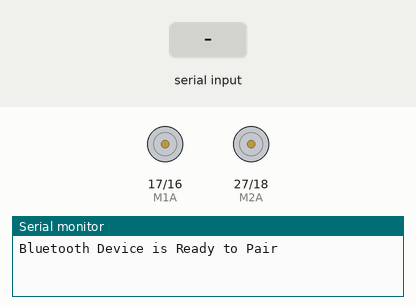
This sketch was run on a simulated ESP32. Shown: motor-driver pin pairs drawn as motors (green arrow = first pin HIGH = forward, orange = second pin HIGH = backward, longer = more drive), the last lines printed to the serial monitor. The test bench sets the inputs (shaded band). Nothing arrives over Bluetooth unless stated.

Above: at 1.2 s.
1.3 s: "F" received over the second serial link
At 1.9 s:
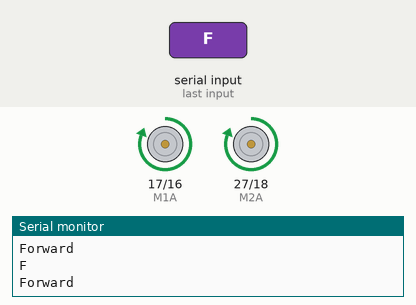
2.8 s: "B" received over the second serial link
At 4.0 s:
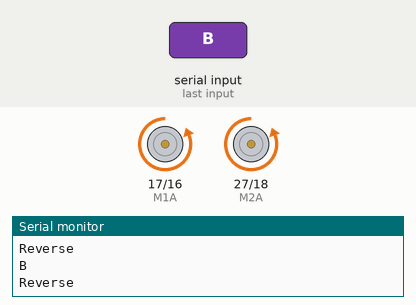
4.3 s: "R" received over the second serial link
At 4.6 s:
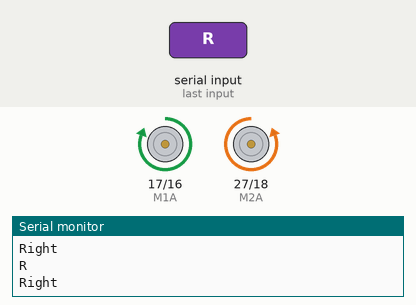
5.8 s: "L" received over the second serial link
At 6.7 s:
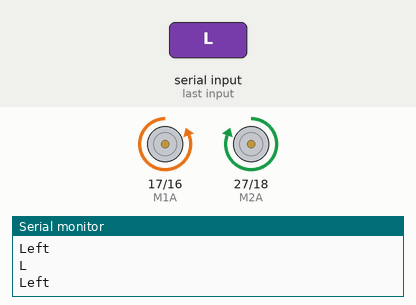
Timing chart, 0 to 8.3 s (numbered marks = the images above; inputs shaded):
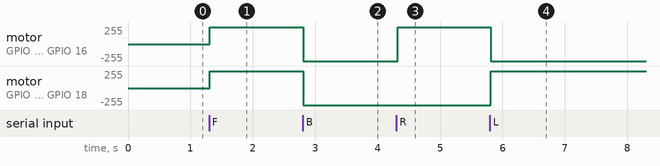

The sketch:

1.ino
```cpp
#include "BluetoothSerial.h" //Header File for Serial Bluetooth
BluetoothSerial ESP_BT; //Object for Bluetooth
#include <Wire.h>
//#include <Adafruit_GFX.h>
//#include <Adafruit_SSD1306.h>
#define OLED_RESET 4

//Adafruit_SSD1306 display(128, 64);
String incoming;// varible store received data
int M1A = 17; // motor pins
int M1B = 16;
int M2A = 27;
int M2B = 18;
//int Light = ;


void setup() {
  Serial.begin(9600);

//  display.begin(SSD1306_SWITCHCAPVCC, 0x3C);
//  display.display();
//  delay(1000);
//  display.clearDisplay();

  Serial.begin(9600); //Start Serial monitor in 9600
  ESP_BT.begin("ESP32_dush"); //Name of your Bluetooth Signal
  Serial.println("Bluetooth Device is Ready to Pair");
  pinMode(M1A, OUTPUT); // configure outputs
  pinMode(M1B, OUTPUT);
  pinMode(M2A, OUTPUT);
  pinMode(M2B, OUTPUT);

}

void loop() {

  if (ESP_BT.available()) //Check if we receive anything from Bluetooth
  {
    incoming = char(ESP_BT.read()); //Read what we received
  }
  Serial.println(incoming);
  if (incoming == "F") { // forward
    Serial.println("Forward");
//    Display("Forward");
    Forward();
  }
  else if (incoming == "B") { // reverse
    Serial.println("Reverse");
//    Display("Reverse");
    Backward();
  }
  else if (incoming == "R") { //turn right
    Serial.println("Right");
//    Display("Right");
    Right();
  }
  else if (incoming == "L") { // turn left
    Serial.println("Left");
//    Display("Left");
    Left();
  }

  else if (incoming == "X") { // turn left
    Serial.println("L_On");
//    Display("Left");
    lightOn();
  }

  else if (incoming == "Z") { // turn left
    Serial.println("L_Off");
//    Display("Left");
    lightOff();
  }


  else if (incoming == "S") {
    Stop();
    Serial.println("Stop");

//    Display("Stop");
  }
  delay(20);
}

void Forward() {

  digitalWrite(M1A, HIGH);
  digitalWrite(M1B, LOW);
  digitalWrite(M2A, HIGH);
  digitalWrite(M2B, LOW);

}

void Backward() {

  digitalWrite(M1B, HIGH);
  digitalWrite(M1A, LOW);
  digitalWrite(M2B, HIGH);
  digitalWrite(M2A, LOW);

}
void Right() {

  digitalWrite(M1A, HIGH);
  digitalWrite(M1B, LOW);
  digitalWrite(M2B, HIGH);
  digitalWrite(M2A, LOW);

}
void Left() {

  digitalWrite(M1B, HIGH);
  digitalWrite(M1A, LOW);
  digitalWrite(M2A, HIGH);
  digitalWrite(M2B, LOW);

}

void Stop() {
  digitalWrite(M1B, LOW);
  digitalWrite(M1A, LOW);
  digitalWrite(M2A, LOW);
  digitalWrite(M2B, LOW);

}

void lightOn() {
//  digitalWrite(Light, HIGH);

}

void lightOff() {
//  digitalWrite(Light, LOW)

}

//void Display(String commond) { // display data
//  display.clearDisplay();
//
//  display.setTextSize(3);             // Normal 1:1 pixel scale
//  display.setTextColor(WHITE);        // Draw white text
//  display.setCursor(0, 20);            // Start at top-left corner
//  display.println(commond);
//  display.display();
//
//}
```

Measured:
- after the input at 1.3 s, motor on GPIO 17 (M1A) / GPIO 16 (M1B), motor on GPIO 27 (M2A) / GPIO 18 (M2B): stopped → forward 255/255 at once
- after the input at 2.8 s, motor on GPIO 17 (M1A) / GPIO 16 (M1B), motor on GPIO 27 (M2A) / GPIO 18 (M2B): forward 255/255 → backward 255/255 at once
- after the input at 4.3 s, motor on GPIO 17 (M1A) / GPIO 16 (M1B): backward 255/255 → forward 255/255 at once
- after the input at 5.8 s, motor on GPIO 17 (M1A) / GPIO 16 (M1B): forward 255/255 → backward 255/255 at once; motor on GPIO 27 (M2A) / GPIO 18 (M2B): backward 255/255 → forward 255/255 at once
